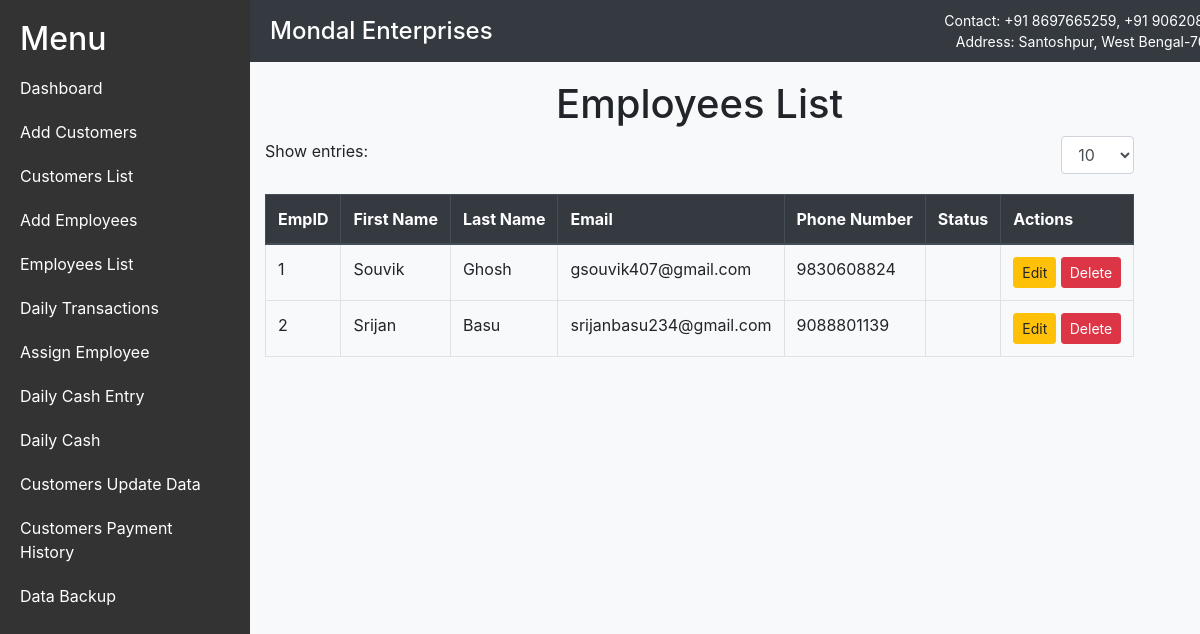
The page /employees_list/ (signed in) on the database its author committed.
### financeapp/models.py (models this page shows, shortened)
class Employee(models.Model):
    first_name = models.CharField(max_length=100)
    last_name = models.CharField(max_length=100)
    email = models.EmailField(unique=True)
    phone_number = models.CharField(max_length=15)
    empid = models.CharField(max_length=20, unique=True)
    password = models.CharField(max_length=100)
    total_cash_picked = models.DecimalField(max_digits=10, decimal_places=2, default=0.00)
    cash_picked_date = models.DateField(null=True, blank=True)

### financeapp/views.py (the view)
# urls.py: path('employees_list/', employees_list_view, name='employees_list'),
@login_required
def employees_list_view(request):
    employees = Employee.objects.all()
    return render(request, 'financeapp/employees_list.html', {'employees': employees})

### financeapp/templates/financeapp/employees_list.html (shortened to what this page needs)
<!DOCTYPE html>
<html lang="en">
<head>
    <link href="https://stackpath.bootstrapcdn.com/bootstrap/4.5.2/css/bootstrap.min.css" rel="stylesheet">
</head>
<body>
    <div class="taskbar">
        <div>
            <h1>Mondal Enterprises</h1>
        </div>
        <div class="contact-info">
            <p>Contact: +91 8697665259, +91 9062085503</p>
            <p>Address: Santoshpur, West Bengal-700125</p>
        </div>
    </div>
    <div class="d-flex">
        <div class="sidebar">
            <h2>Menu</h2>
            <a href="{% url 'dashboard' %}">Dashboard</a>
            <a href="{% url 'add_customer' %}">Add Customers</a>
            <a href="{% url 'customers_list' %}">Customers List</a>
            <a href="{% url 'add_employee' %}">Add Employees</a>
            <a href="{% url 'employees_list' %}">Employees List</a>
            <a href="{% url 'daily_transactions' %}">Daily Transactions</a>
            <a href="{% url 'assign_employee' %}">Assign Employee</a>
            <a href="{% url 'daily_cash_entry' %}">Daily Cash Entry</a>
            <a href="{% url 'daily_cash' %}">Daily Cash</a>
            <a href="{% url 'customers_update_data' %}">Customers Update Data</a>
            <a href="{% url 'customers_payment_history' %}">Customers Payment History</a>
            <a href="{% url 'data_backup' %}">Data Backup</a>
        </div>
        <div class="content">
            <div class="container">
                <div class="row">
                    <div class="col-md-12">
                        <h1 class="text-center">Employees List</h1>
                        <div class="d-flex justify-content-between align-items-center mb-3">
                            <label for="entries" class="mr-2">Show entries:</label>
                            <select id="entries" class="form-control w-auto">
                                <option value="10">10</option>
                            </select>
                        </div>
                        <div class="table-responsive">
                            <table class="table table-bordered table-hover">
                                <thead class="thead-dark">
                                    <tr>
                                        <th>EmpID</th>
                                        <th>First Name</th>
                                        <th>Last Name</th>
                                        <th>Email</th>
                                        <th>Phone Number</th>
                                        <th>Status</th>
                                        <th>Actions</th>
                                    </tr>
                                </thead>
                                <tbody>
                                    {% for employee in employees %}
                                    <tr>
                                        <td>{{ employee.empid }}</td>
                                        <td>{{ employee.first_name }}</td>
                                        <td>{{ employee.last_name }}</td>
                                        <td>{{ employee.email }}</td>
                                        <td>{{ employee.phone_number }}</td>
                                        <td>{{ employee.status }}</td>
                                        <td>
                                            <a href="{% url 'edit_employee' employee.id %}" class="btn btn-sm btn-warning">Edit</a>
                                            <form action="{% url 'delete_employee' employee.id %}" method="post" style="display:inline;">
                                                <button type="submit" class="btn btn-sm btn-danger" onclick="return confirm('Are you sure you want to delete this employee?');">Delete</button>
                                            </form>
                                        </td>
                                    </tr>
                                    {% endfor %}
                                </tbody>
                            </table>
                        </div>
                    </div>
                </div>
            </div>
        </div>
    </div>
</body>
</html>

### financeapp/templates/financeapp/employees_list.html (style rules this page uses)
body { background-color: #f8f9fa; }
.container { margin-top: 80px; }
.table-responsive { margin-top: 20px; }
.sidebar { width: 250px; background-color: #333; color: #fff; height: 100vh; padding: 20px; }
.sidebar a { display: block; color: #fff; text-decoration: none; padding: 10px 0; }
.content { margin-left: 0px; }
.taskbar { position: fixed; top: 0; left: 250px; width: 84%; background-color: #343a40; color: white; padding: 10px 20px; display: flex; justify-content: space-between; align-items: center; z-index: 2; }
.taskbar .contact-info { text-align: right; }
.taskbar h1 { margin: 0; font-size: 24px; }
.taskbar p { margin: 0; font-size: 14px; }

### rows shown on the page
Employee: empid "1", first_name "Souvik", last_name "Ghosh", email "gsouvik407@gmail.com", phone_number "9830608824"
Employee: empid "2", first_name "Srijan", last_name "Basu", email "srijanbasu234@gmail.com", phone_number "9088801139"
